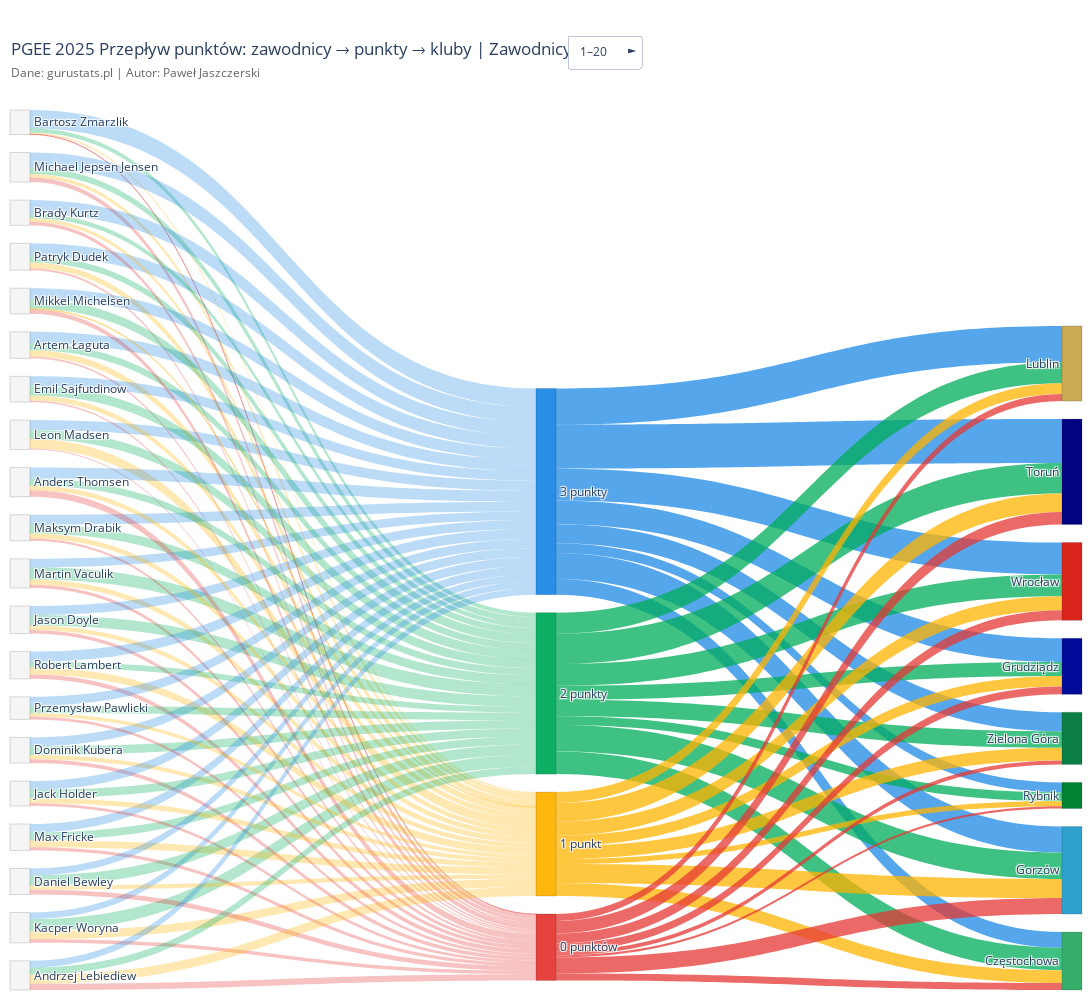

This figure's notebook cell:
### Code cell
fig = make_sankey_rider_3210_club_with_menu(
    df_data,
    value_mode="counts",
    cat_rgb={"3":(30,136,229), "2":(0,172,91), "1":(255,179,0), "0":(229,57,53)},
    alpha_rc=0.30, alpha_ck=0.75, alpha_mid_node=0.95,
    club_color_map={
        "Częstochowa":"#36af6b",
        "Gorzów":"#2ea2cc",
        "Grudziądz":"#000b99",
        "Lublin":"#caab53",        
        "Rybnik":"#008332",
        "Toruń":"#020381",
        "Wrocław":"#da251c",
        "Zielona Góra":"#0b7e45"
    },
    alpha_club_node=1.0,
    other_node_color="#f5f5f5",
    width=1400, height=1000,
    title_prefix="PGEE 2025"
)
fig.show()

html = fig.to_html(
    include_plotlyjs="https://cdn.plot.ly/plotly-latest.min.js",
    full_html=True
)

out = Path.cwd() / "output" / "index.html"
out.parent.mkdir(parents=True, exist_ok=True)
out.write_text(html, encoding="utf-8")
    
png_path = Path.cwd() / "output" / "sankey.png"
png_path.parent.mkdir(parents=True, exist_ok=True)
